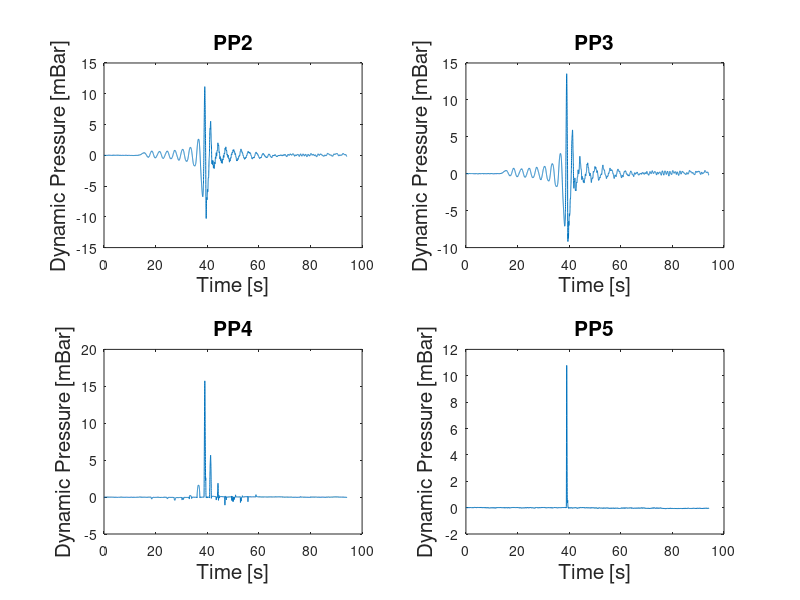
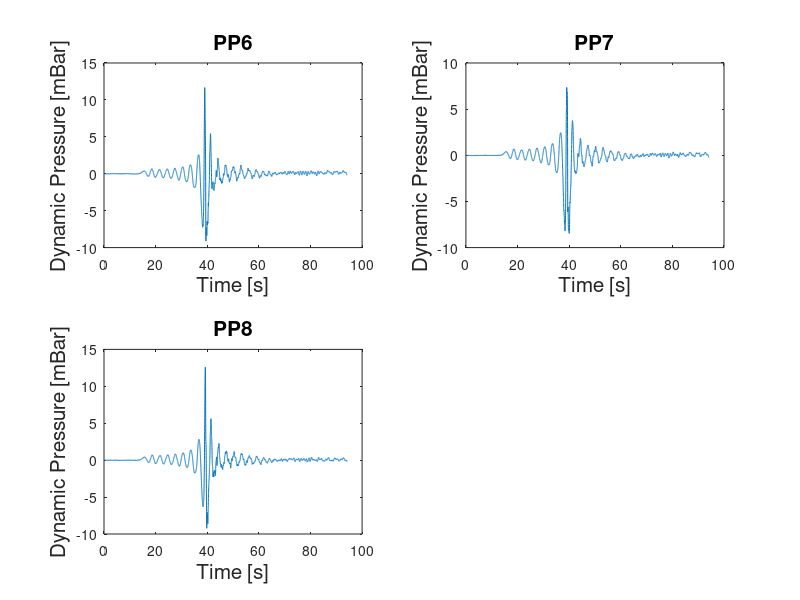
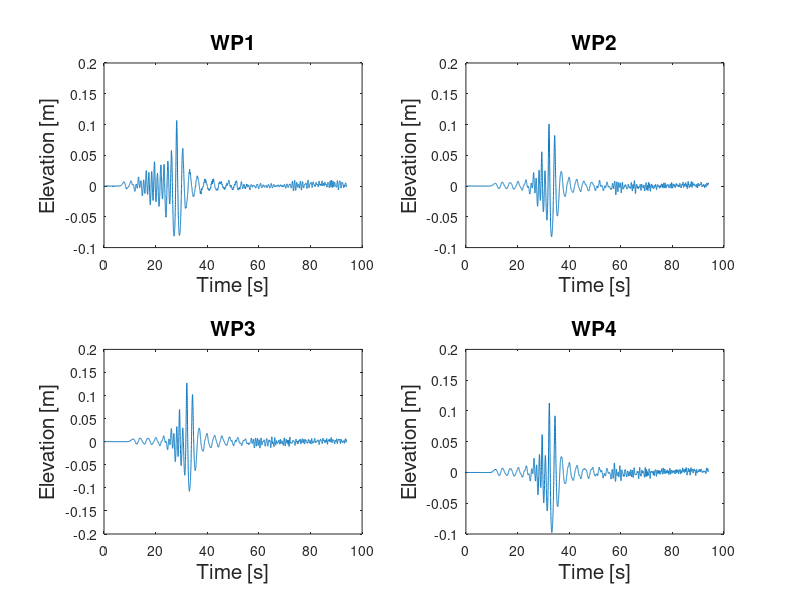
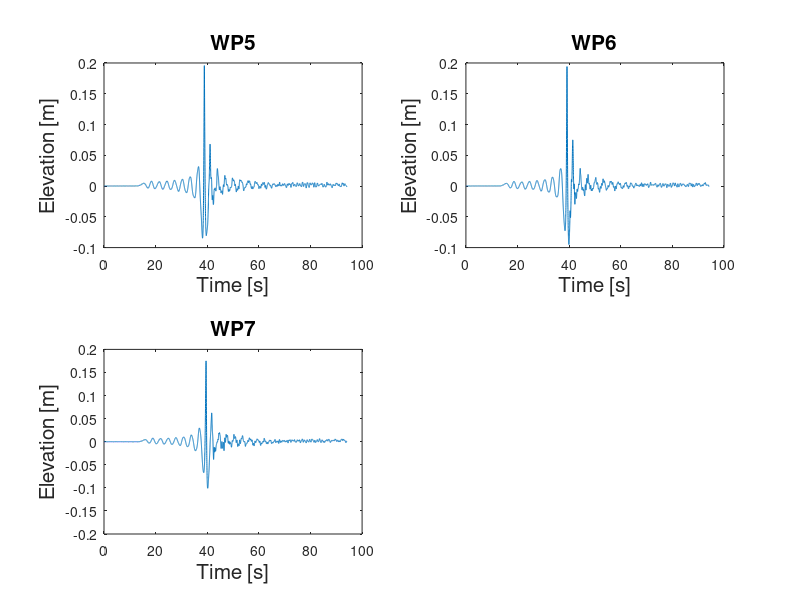

Source code (MATLAB) for these figures, in order:
clc
close all

clear all
load('catA_23003.mat')

%% WM

figure(5)
subplot(2,2,1)
pl=wm;
plot(pl(:,1),pl(:,2))
xlabel('Time [s]','FontSize',15)
ylabel('Displacement [m]','FontSize',15)
title('Wavemaker Displacement','FontSize',15)

subplot(2,2,2)
pl=sp;
plot(pl(:,1),pl(:,2))
ylabel('Speed [m/s]','FontSize',15)
xlabel('Time [s]','FontSize',15)
title('Cylinder Speed Towards Wave-maker','FontSize',15)
set(gcf, 'Units', 'Normalized', 'OuterPosition', [0, 0.04, 1, 0.96]);



%% WP

figure(4)
subplot(2,2,1)
pl=wp5;
plot(pl(:,1),pl(:,2))
ylabel('Elevation [m]','FontSize',15)
xlabel('Time [s]','FontSize',15)
title('WP5','FontSize',15)

subplot(2,2,2)
pl=wp6;
plot(pl(:,1),pl(:,2))
ylabel('Elevation [m]','FontSize',15)
xlabel('Time [s]','FontSize',15)
title('WP6','FontSize',15)

subplot(2,2,3)
pl=wp7;
plot(pl(:,1),pl(:,2))
ylabel('Elevation [m]','FontSize',15)
xlabel('Time [s]','FontSize',15)
title('WP7','FontSize',15)
set(gcf, 'Units', 'Normalized', 'OuterPosition', [0, 0.04, 1, 0.96]);



figure(3)
subplot(2,2,1)
pl=wp1;
plot(pl(:,1),pl(:,2))
ylabel('Elevation [m]','FontSize',15)
xlabel('Time [s]','FontSize',15)
title('WP1','FontSize',15)

subplot(2,2,2)
pl=wp2;
plot(pl(:,1),pl(:,2))
ylabel('Elevation [m]','FontSize',15)
xlabel('Time [s]','FontSize',15)
title('WP2','FontSize',15)

subplot(2,2,3)
pl=wp3;
plot(pl(:,1),pl(:,2))
ylabel('Elevation [m]','FontSize',15)
xlabel('Time [s]','FontSize',15)
title('WP3','FontSize',15)

subplot(2,2,4)
pl=wp4;
plot(pl(:,1),pl(:,2))
ylabel('Elevation [m]','FontSize',15)
xlabel('Time [s]','FontSize',15)
title('WP4','FontSize',15)
set(gcf, 'Units', 'Normalized', 'OuterPosition', [0, 0.04, 1, 0.96]);



%% PP

figure(2)
subplot(2,2,1)
pl=pp6;
plot(pl(:,1),pl(:,2))
ylabel('Dynamic Pressure [mBar]','FontSize',15)
xlabel('Time [s]','FontSize',15)
title('PP6','FontSize',15)

subplot(2,2,2)
pl=pp7;
plot(pl(:,1),pl(:,2))
ylabel('Dynamic Pressure [mBar]','FontSize',15)
xlabel('Time [s]','FontSize',15)
title('PP7','FontSize',15)

subplot(2,2,3)
pl=pp8;
plot(pl(:,1),pl(:,2))
ylabel('Dynamic Pressure [mBar]','FontSize',15)
xlabel('Time [s]','FontSize',15)
title('PP8','FontSize',15)
set(gcf, 'Units', 'Normalized', 'OuterPosition', [0, 0.04, 1, 0.96]);



figure(1)
subplot(2,2,1)
pl=pp2;
plot(pl(:,1),pl(:,2))
ylabel('Dynamic Pressure [mBar]','FontSize',15)
xlabel('Time [s]','FontSize',15)
title('PP2','FontSize',15)

subplot(2,2,2)
pl=pp3;
plot(pl(:,1),pl(:,2))
ylabel('Dynamic Pressure [mBar]','FontSize',15)
xlabel('Time [s]','FontSize',15)
title('PP3','FontSize',15)

subplot(2,2,3)
pl=pp4;
plot(pl(:,1),pl(:,2))
ylabel('Dynamic Pressure [mBar]','FontSize',15)
xlabel('Time [s]','FontSize',15)
title('PP4','FontSize',15)

subplot(2,2,4)
pl=pp5;
plot(pl(:,1),pl(:,2))
ylabel('Dynamic Pressure [mBar]','FontSize',15)
xlabel('Time [s]','FontSize',15)
title('PP5','FontSize',15)
set(gcf, 'Units', 'Normalized', 'OuterPosition', [0, 0.04, 1, 0.96]);